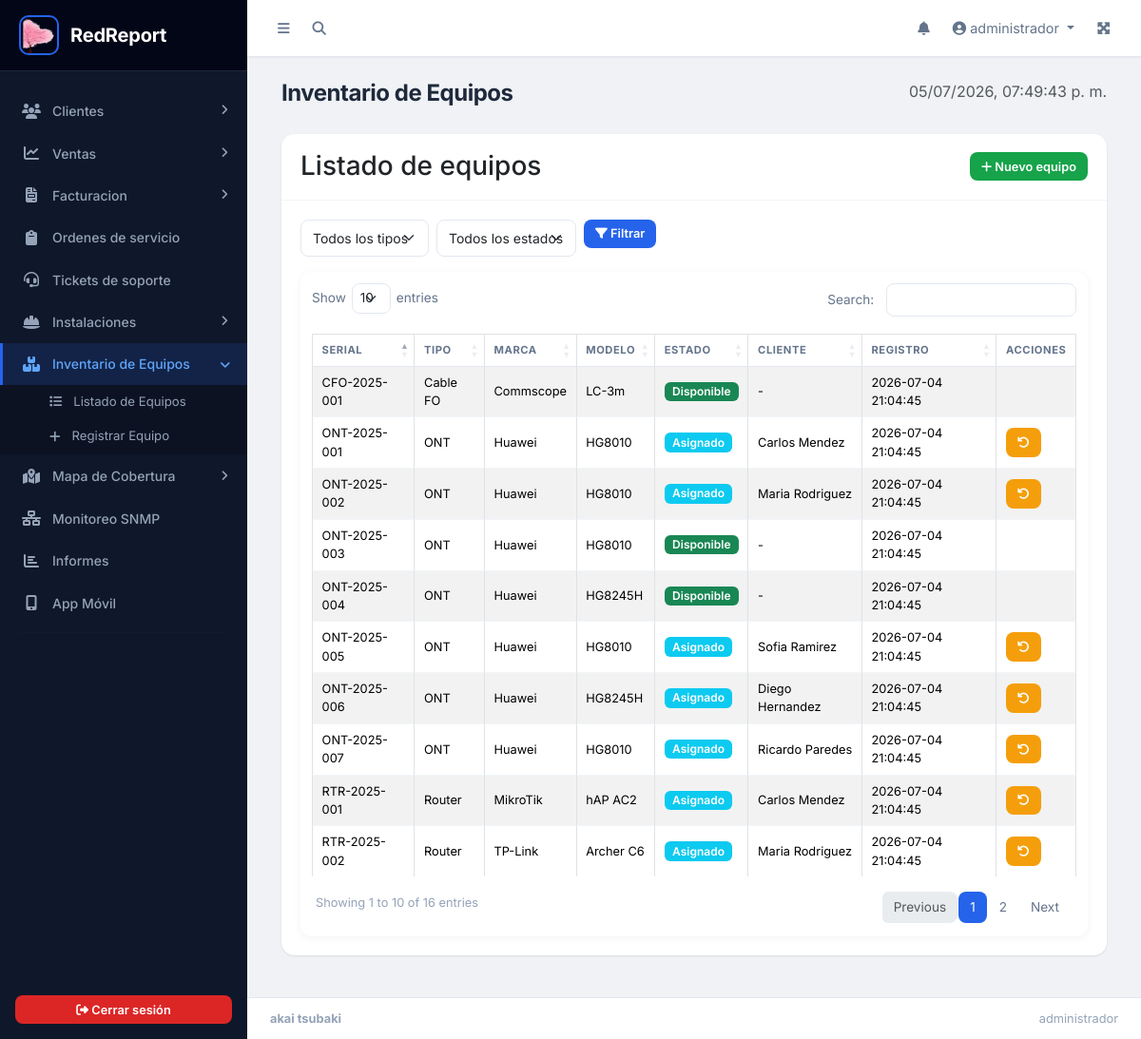
Screenshot of /inventario/index.php (signed in) with the database file from the repository.
### tables this page shows
CREATE TABLE `tb_equipos` (
  `id_equipo` int(11) NOT NULL,
  `id_tipo_equipo` int(11) NOT NULL,
  `serial` varchar(100) NOT NULL,
  `marca` varchar(100) DEFAULT NULL,
  `modelo` varchar(100) DEFAULT NULL,
  `estado` enum('Disponible','Asignado','Dañado','Garantia') NOT NULL DEFAULT 'Disponible',
  `id_cliente` int(11) DEFAULT NULL,
  `id_instalacion` int(11) DEFAULT NULL,
  `stock_minimo` int(11) NOT NULL DEFAULT 0,
  `fecha_registro` datetime NOT NULL DEFAULT current_timestamp(),
  `fecha_asignado` datetime DEFAULT NULL
);

CREATE TABLE `tb_tipos_equipo` (
  `id_tipo_equipo` int(11) NOT NULL,
  `nombre` varchar(100) NOT NULL,
  `descripcion` varchar(255) DEFAULT NULL
);

CREATE TABLE `tb_clientes` (
  `id_cliente` int(11) NOT NULL,
  `nombre` varchar(100) NOT NULL,
  `documento` varchar(50) NOT NULL,
  `telefono` varchar(20) DEFAULT NULL,
  `direccion` varchar(150) DEFAULT NULL,
  `email` varchar(100) DEFAULT NULL,
  `estado_servicio` enum('Activo','Suspendido','Cortado') NOT NULL DEFAULT 'Activo',
  `password` varchar(255) DEFAULT NULL,
  `lat` decimal(10,7) DEFAULT NULL,
  `lng` decimal(10,7) DEFAULT NULL,
  `fecha_instalacion` datetime DEFAULT NULL,
  `id_instalador` int(11) DEFAULT NULL
);

### inventario/index.php (the view, shortened to what this page needs)
<?php
include('../parte1.php');
require_once('../app/config/seguridad.php');
$sql = "SELECT e.*, t.nombre AS tipo_equipo, c.nombre AS cliente_nombre
        FROM tb_equipos e
        INNER JOIN tb_tipos_equipo t ON e.id_tipo_equipo = t.id_tipo_equipo
        LEFT JOIN tb_clientes c ON e.id_cliente = c.id_cliente
        WHERE 1=1";
$params = [];
$sql .= " ORDER BY e.fecha_registro DESC";
$equipos = $pdo->prepare($sql);
$equipos->execute($params);
$equipos = $equipos->fetchAll();
?>
<div class="content-wrapper">
    <div class="content-header">
        <div class="container-fluid">
            <div class="row mb-2">
                <div class="col-sm-6"><h1 class="m-0">Inventario de Equipos</h1></div>
                <div class="col-sm-6 text-end"><span id="fechaHora" class="text-muted"></span></div>
            </div>
        </div>
    </div>
    <div class="content">
        <div class="container-fluid">
            <div class="card">
                <div class="card-header">
                    <h3 class="card-title">Listado de equipos</h3>
                    <a href="registrar.php" class="btn btn-sm btn-success ms-auto"><i class="fas fa-plus"></i> Nuevo equipo</a>
                </div>
                <div class="card-body">
                    <form method="GET" class="row g-2 mb-3">
                        <div class="col-auto">
                            <select name="tipo" class="form-select form-select-sm">
                                <option value="">Todos los tipos</option>
                            </select>
                        </div>
                        <div class="col-auto">
                            <select name="estado" class="form-select form-select-sm">
                                <option value="">Todos los estados</option>
                            </select>
                        </div>
                        <div class="col-auto">
                            <button type="submit" class="btn btn-sm btn-primary"><i class="fas fa-filter"></i> Filtrar</button>
                        </div>
                    </form>
                    <div class="table-container">
                    <table id="tablaEquipos" class="table table-bordered table-striped table-sm">
                        <thead><tr><th>Serial</th><th>Tipo</th><th>Marca</th><th>Modelo</th><th>Estado</th><th>Cliente</th><th>Registro</th><th>Acciones</th></tr></thead>
                        <tbody>
                            <?php foreach ($equipos as $e): ?>
                            <tr>
                                <td><?= htmlspecialchars($e['serial']) ?></td>
                                <td><?= htmlspecialchars($e['tipo_equipo']) ?></td>
                                <td><?= htmlspecialchars($e['marca'] ?? '-') ?></td>
                                <td><?= htmlspecialchars($e['modelo'] ?? '-') ?></td>
                                <td><span class="badge bg-<?= $e['estado'] == 'Disponible' ? 'success' : ($e['estado'] == 'Asignado' ? 'info' : ($e['estado'] == 'Dañado' ? 'danger' : 'warning')) ?>"><?= $e['estado'] ?></span></td>
                                <td><?= htmlspecialchars($e['cliente_nombre'] ?? '-') ?></td>
                                <td><?= $e['fecha_registro'] ?></td>
                                <td>
                                    <?php if ($e['estado'] == 'Asignado'): ?>
                                    <form method="POST" action="controles/devolver_equipo.php" class="d-inline" onsubmit="return confirm('Devolver este equipo a inventario?')">
                                        <button type="submit" class="btn btn-sm btn-warning" title="Devolver a inventario"><i class="fas fa-undo"></i></button>
                                    </form>
                                    <?php endif; ?>
                                </td>
                            </tr>
                            <?php endforeach; ?>
                        </tbody>
                    </table>
                    </div>
                </div>
            </div>
        </div>
    </div>
</div>
<?php include('../parte2.php'); ?>

### public/css/redreport.css (style rules this page uses)
:root { --sidebar-width: 260px; --sidebar-bg: #0f172a; --sidebar-hover: #1e293b; --sidebar-active: #2563eb; --sidebar-text: #94a3b8; --sidebar-text-hover: #f1f5f9; --sidebar-divider: #1e293b; --navbar-height: 60px; --body-bg: #f0f2f5; --card-shadow: 0 1px 3px rgba(0,0,0,0.06), 0 1px 2px rgba(0,0,0,0.04); --card-shadow-hover: 0 10px 40px rgba(0,0,0,0.08); --border-color: #e2e8f0; --text-primary: #1e293b; --text-secondary: #64748b; --text-muted: #94a3b8; --primary: #2563eb; --primary-dark: #1d4ed8; --success: #16a34a; --warning: #f59e0b; --danger: #dc2626; --info: #0891b2; --font-main: 'Inter', -apple-system, BlinkMacSystemFont, sans-serif; --transition: all 0.2s ease; }
* { box-sizing: border-box; }
body { font-family: var(--font-main); background: var(--body-bg); color: var(--text-primary); -webkit-font-smoothing: antialiased; -moz-osx-font-smoothing: grayscale; }
.content-wrapper { flex: 1; display: flex; flex-direction: column; min-width: 0; background: var(--body-bg); }
.content-header { padding: 1.5rem 1.5rem 0; }
.content-header h1 { font-size: 1.5rem; font-weight: 700; color: var(--text-primary); letter-spacing: -0.02em; }
.content { padding: 1.25rem 1.5rem 1.5rem; flex: 1; overflow-x: hidden; }
.card { border-radius: 14px; box-shadow: var(--card-shadow); margin-bottom: 1.25rem; border: none; background: #ffffff; transition: box-shadow 0.2s ease; }
.card-header { display: flex; align-items: center; justify-content: space-between; background: transparent; border-bottom: 1px solid #f1f5f9; font-weight: 600; padding: 1.1rem 1.25rem; font-size: 0.95rem; }
.card-header .card-title { margin-bottom: 0; }
.card-body { padding: 1.25rem; }
.table-container, .table-wrap { overflow-x: auto; -webkit-overflow-scrolling: touch; background: #ffffff; border-radius: 12px; box-shadow: 0 2px 10px rgba(0,0,0,0.05); padding: 0.75rem; margin-bottom: 0; }
.btn { border-radius: 8px; font-weight: 600; font-size: 0.875rem; padding: 0.5rem 1rem; transition: var(--transition); border: none; }
.btn-sm { padding: 0.35rem 0.75rem; font-size: 0.8rem; }
.btn-primary { background: var(--primary); }
.btn-success { background: var(--success); }
.btn-warning { background: var(--warning); color: #fff; }
.table { font-size: 0.875rem; margin-bottom: 0; width: 100% !important; }
.table > thead { background: #f8fafc; }
.table > thead th { font-weight: 700; font-size: 0.78rem; text-transform: uppercase; letter-spacing: 0.05em; color: var(--text-secondary); padding: 0.8rem 0.85rem; border-bottom: 2px solid var(--border-color); vertical-align: middle; white-space: nowrap; }
.table > tbody td { padding: 0.7rem 0.85rem; vertical-align: middle; border-bottom: 1px solid #f1f5f9; }
.table > tbody tr:last-child td { border-bottom: none; }
.table-striped > tbody > tr:nth-of-type(odd) { background: #fafbfc; }
.table-sm > thead th { padding: 0.5rem 0.6rem; font-size: 0.7rem; }
.table-sm > tbody td { padding: 0.45rem 0.6rem; font-size: 0.8rem; }
.form-control, .form-select { border-radius: 8px; border: 1px solid var(--border-color); padding: 0.5rem 0.75rem; font-size: 0.875rem; transition: var(--transition); }
.badge { font-weight: 600; padding: 0.35em 0.7em; font-size: 0.75rem; border-radius: 6px; }

### parte1.php (style rules this page uses)
body { font-family: 'Inter', sans-serif; }

### rows the page displays
tb_equipos: serial "ONT-2025-001", id_tipo_equipo.nombre "ONT", marca "Huawei", modelo "HG8010", estado "Asignado", id_cliente.nombre "Carlos Mendez", fecha_registro "2026-07-04 21:04:45"
tb_equipos: serial "RTR-2025-001", id_tipo_equipo.nombre "Router", marca "MikroTik", modelo "hAP AC2", estado "Asignado", id_cliente.nombre "Carlos Mendez", fecha_registro "2026-07-04 21:04:45"
tb_equipos: serial "ONT-2025-002", id_tipo_equipo.nombre "ONT", marca "Huawei", modelo "HG8010", estado "Asignado", id_cliente.nombre "Maria Rodriguez", fecha_registro "2026-07-04 21:04:45"
tb_equipos: serial "RTR-2025-002", id_tipo_equipo.nombre "Router", marca "TP-Link", modelo "Archer C6", estado "Asignado", id_cliente.nombre "Maria Rodriguez", fecha_registro "2026-07-04 21:04:45"
tb_equipos: serial "ONT-2025-003", id_tipo_equipo.nombre "ONT", marca "Huawei", modelo "HG8010", estado "Disponible", cliente_nombre "-", fecha_registro "2026-07-04 21:04:45"
tb_equipos: serial "ONT-2025-004", id_tipo_equipo.nombre "ONT", marca "Huawei", modelo "HG8245H", estado "Disponible", cliente_nombre "-", fecha_registro "2026-07-04 21:04:45"
tb_equipos: serial "ONT-2025-005", id_tipo_equipo.nombre "ONT", marca "Huawei", modelo "HG8010", estado "Asignado", id_cliente.nombre "Sofia Ramirez", fecha_registro "2026-07-04 21:04:45"
tb_equipos: serial "ONT-2025-006", id_tipo_equipo.nombre "ONT", marca "Huawei", modelo "HG8245H", estado "Asignado", id_cliente.nombre "Diego Hernandez", fecha_registro "2026-07-04 21:04:45"
tb_equipos: serial "ONT-2025-007", id_tipo_equipo.nombre "ONT", marca "Huawei", modelo "HG8010", estado "Asignado", id_cliente.nombre "Ricardo Paredes", fecha_registro "2026-07-04 21:04:45"
tb_equipos: serial "CFO-2025-001", id_tipo_equipo.nombre "Cable FO", marca "Commscope", modelo "LC-3m", estado "Disponible", cliente_nombre "-", fecha_registro "2026-07-04 21:04:45"

### other values shown
APP_NAME "RedReport"
$_SESSION['usuario'] "administrador"
